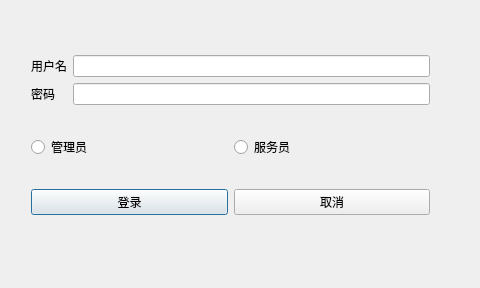
<?xml version="1.0" encoding="UTF-8"?>
<ui version="4.0">
 <class>logDialog</class>
 <widget class="QDialog" name="logDialog">
  <property name="geometry">
   <rect>
    <x>0</x>
    <y>0</y>
    <width>480</width>
    <height>288</height>
   </rect>
  </property>
  <property name="windowTitle">
   <string>登录窗口</string>
  </property>
  <widget class="QWidget" name="layoutWidget">
   <property name="geometry">
    <rect>
     <x>20</x>
     <y>20</y>
     <width>421</width>
     <height>231</height>
    </rect>
   </property>
   <layout class="QVBoxLayout" name="verticalLayout">
    <item>
     <layout class="QGridLayout" name="gridLayout">
      <item row="0" column="0">
       <widget class="QLabel" name="lbname">
        <property name="text">
         <string>用户名</string>
        </property>
       </widget>
      </item>
      <item row="0" column="1">
       <widget class="QLineEdit" name="lename"/>
      </item>
      <item row="1" column="0">
       <widget class="QLabel" name="lbpasswd">
        <property name="text">
         <string>密码</string>
        </property>
       </widget>
      </item>
      <item row="1" column="1">
       <widget class="QLineEdit" name="lepasswd">
        <property name="echoMode">
         <enum>QLineEdit::Password</enum>
        </property>
       </widget>
      </item>
     </layout>
    </item>
    <item>
     <layout class="QGridLayout" name="gridLayout_2">
      <item row="0" column="0">
       <widget class="QRadioButton" name="rbadmin">
        <property name="text">
         <string>管理员</string>
        </property>
       </widget>
      </item>
      <item row="0" column="1">
       <widget class="QRadioButton" name="rbserve">
        <property name="text">
         <string>服务员</string>
        </property>
       </widget>
      </item>
     </layout>
    </item>
    <item>
     <layout class="QGridLayout" name="gridLayout_3">
      <item row="0" column="0">
       <widget class="QPushButton" name="pblogin">
        <property name="text">
         <string>登录</string>
        </property>
       </widget>
      </item>
      <item row="0" column="1">
       <widget class="QPushButton" name="pbcancel">
        <property name="text">
         <string>取消</string>
        </property>
       </widget>
      </item>
     </layout>
    </item>
   </layout>
  </widget>
 </widget>
 <layoutdefault spacing="6" margin="11"/>
 <resources/>
 <connections/>
</ui>
